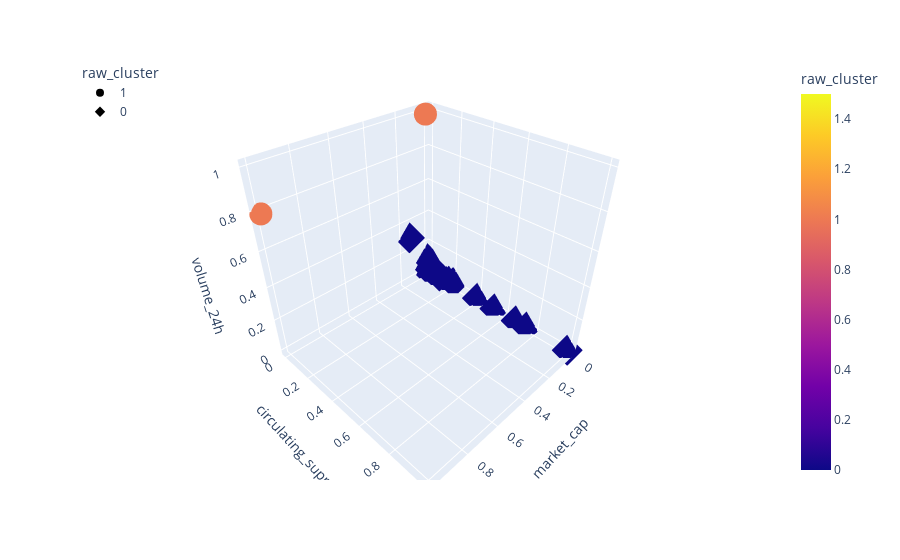

The notebook cell this image was saved under:
### Code cell
fig = px.scatter_3d(
    test_kmean,
    x="market_cap",
    y="circulating_suppy",
    z="volume_24h",
    hover_name=test_kmean.index,
    hover_data=["price"],
    color="raw_cluster",
    symbol="raw_cluster",
#     size="TotalCoinSupply",
    width=800,
)
fig.update_layout(legend=dict(x=0, y=1))
fig.show()

### Figure 1 — Plotly figure (JSON) as saved in the notebook; plotly's stock layout.template omitted (floating-point values rounded to 4 significant figures; data arrays with more than 128 entries replaced by an {"elided": "..."} marker saying what was removed)
{"data": [{"customdata": [[1.0], [0.0001083]], "hovertemplate": "<b>%{hovertext}</b><br><br>raw_cluster=%{marker.color}<br>market_cap=%{x}<br>circulating_suppy=%{y}<br>volume_24h=%{z}<br>price=%{customdata[0]}<extra></extra>", "hovertext": ["BTC", "USDT"], "legendgroup": "1", "marker": {"color": [1, 1], "coloraxis": "coloraxis", "symbol": "circle"}, "mode": "markers", "name": "1", "scene": "scene", "showlegend": true, "type": "scatter3d", "x": [1, 0.05389], "y": [5.878e-05, 0.02934], "z": [0.7902, 1]}, {"customdata": {"elided": "198x1 float values"}, "hovertemplate": "<b>%{hovertext}</b><br><br>raw_cluster=%{marker.color}<br>market_cap=%{x}<br>circulating_suppy=%{y}<br>volume_24h=%{z}<br>price=%{customdata[0]}<extra></extra>", "hovertext": {"elided": "198 str values"}, "legendgroup": "0", "marker": {"color": {"elided": "198 int values"}, "coloraxis": "coloraxis", "symbol": "diamond"}, "mode": "markers", "name": "0", "scene": "scene", "showlegend": true, "type": "scatter3d", "x": {"elided": "198 float values"}, "y": {"elided": "198 float values"}, "z": {"elided": "198 float values"}}], "layout": {"autosize": true, "coloraxis": {"colorbar": {"title": {"text": "raw_cluster"}}, "colorscale": [[0, "#0d0887"], [0.1111, "#46039f"], [0.2222, "#7201a8"], [0.3333, "#9c179e"], [0.4444, "#bd3786"], [0.5556, "#d8576b"], [0.6667, "#ed7953"], [0.7778, "#fb9f3a"], [0.8889, "#fdca26"], [1, "#f0f921"]]}, "legend": {"title": {"text": "raw_cluster"}, "tracegroupgap": 0, "x": 0, "y": 1}, "margin": {"t": 60}, "scene": {"aspectmode": "auto", "aspectratio": {"x": 1, "y": 1, "z": 1}, "domain": {"x": [0, 1], "y": [0, 1]}, "xaxis": {"title": {"text": "market_cap"}, "type": "linear"}, "yaxis": {"title": {"text": "circulating_suppy"}, "type": "linear"}, "zaxis": {"title": {"text": "volume_24h"}, "type": "linear"}}}}
